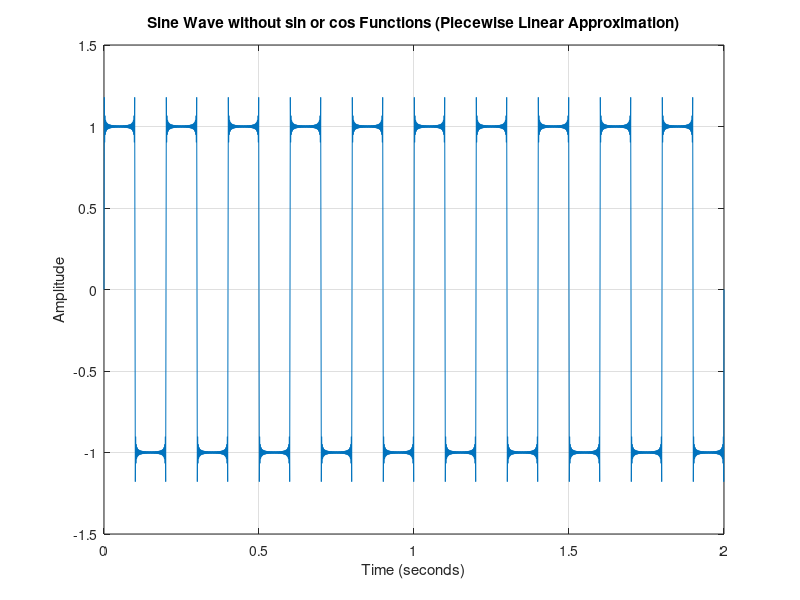

Recreate this plot in MATLAB.
% Parameters
Fs = 1000;          % Sampling frequency (Hz)
T = 1/Fs;           % Sampling period
t = 0:T:2;          % Time vector from 0 to 2 seconds
f = 5;              % Frequency of the sine wave (Hz)

% Generate sine wave without using sin or cos
y = zeros(size(t));

for k = 1:2:99
    y = y + (4/pi) * sin(2 * pi * k * f * t) / k;
end

% Plot
figure;
plot(t, y);
title('Sine Wave without sin or cos Functions (Piecewise Linear Approximation)');
xlabel('Time (seconds)');
ylabel('Amplitude');
grid on;
